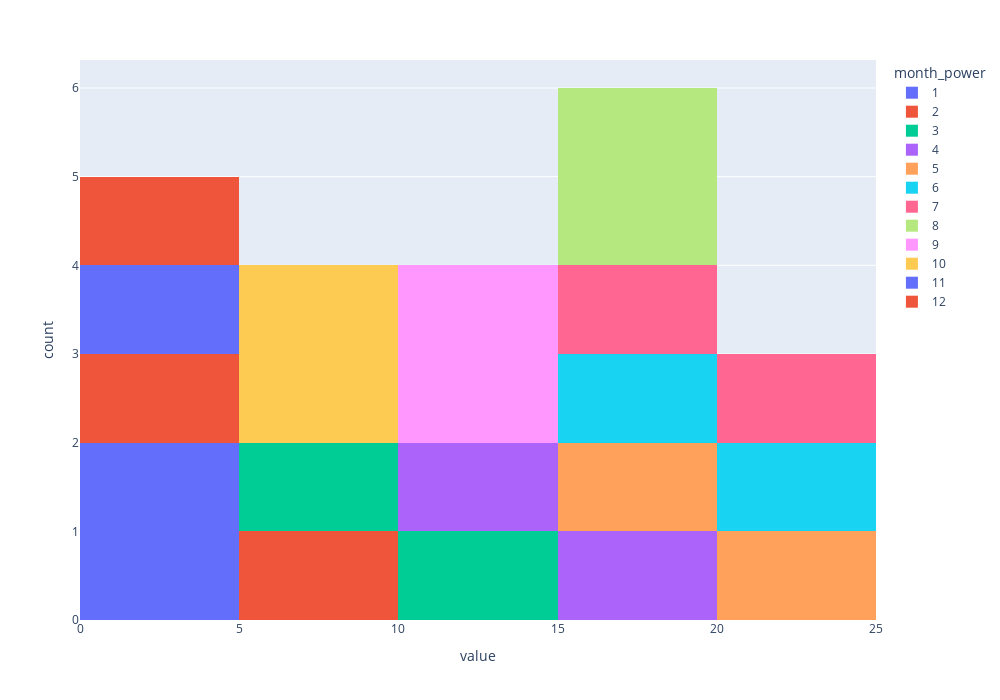

The cell this chart's notebook holds for it:
### Code cell
import plotly
import plotly.express as px


fig7 = px.histogram(
    pivot,
    height = 700,
    width = 1000,
)

fig7.show()

### Figure 1 — Plotly figure (JSON) as saved in the notebook; plotly's stock layout.template omitted (floating-point values rounded to 4 significant figures)
{"data": [{"alignmentgroup": "True", "bingroup": "x", "hovertemplate": "month_power=1<br>value=%{x}<br>count=%{y}<extra></extra>", "legendgroup": "1", "marker": {"color": "#636efa", "pattern": {"shape": ""}}, "name": "1", "offsetgroup": "1", "orientation": "v", "showlegend": true, "type": "histogram", "x": [3.233, 2.065], "xaxis": "x", "yaxis": "y"}, {"alignmentgroup": "True", "bingroup": "x", "hovertemplate": "month_power=2<br>value=%{x}<br>count=%{y}<extra></extra>", "legendgroup": "2", "marker": {"color": "#EF553B", "pattern": {"shape": ""}}, "name": "2", "offsetgroup": "2", "orientation": "v", "showlegend": true, "type": "histogram", "x": [3.714, 6.929], "xaxis": "x", "yaxis": "y"}, {"alignmentgroup": "True", "bingroup": "x", "hovertemplate": "month_power=3<br>value=%{x}<br>count=%{y}<extra></extra>", "legendgroup": "3", "marker": {"color": "#00cc96", "pattern": {"shape": ""}}, "name": "3", "offsetgroup": "3", "orientation": "v", "showlegend": true, "type": "histogram", "x": [10.77, 8.71], "xaxis": "x", "yaxis": "y"}, {"alignmentgroup": "True", "bingroup": "x", "hovertemplate": "month_power=4<br>value=%{x}<br>count=%{y}<extra></extra>", "legendgroup": "4", "marker": {"color": "#ab63fa", "pattern": {"shape": ""}}, "name": "4", "offsetgroup": "4", "orientation": "v", "showlegend": true, "type": "histogram", "x": [16.3, 14.63], "xaxis": "x", "yaxis": "y"}, {"alignmentgroup": "True", "bingroup": "x", "hovertemplate": "month_power=5<br>value=%{x}<br>count=%{y}<extra></extra>", "legendgroup": "5", "marker": {"color": "#FFA15A", "pattern": {"shape": ""}}, "name": "5", "offsetgroup": "5", "orientation": "v", "showlegend": true, "type": "histogram", "x": [19, 21.03], "xaxis": "x", "yaxis": "y"}, {"alignmentgroup": "True", "bingroup": "x", "hovertemplate": "month_power=6<br>value=%{x}<br>count=%{y}<extra></extra>", "legendgroup": "6", "marker": {"color": "#19d3f3", "pattern": {"shape": ""}}, "name": "6", "offsetgroup": "6", "orientation": "v", "showlegend": true, "type": "histogram", "x": [21.5, 18.77], "xaxis": "x", "yaxis": "y"}, {"alignmentgroup": "True", "bingroup": "x", "hovertemplate": "month_power=7<br>value=%{x}<br>count=%{y}<extra></extra>", "legendgroup": "7", "marker": {"color": "#FF6692", "pattern": {"shape": ""}}, "name": "7", "offsetgroup": "7", "orientation": "v", "showlegend": true, "type": "histogram", "x": [18.13, 22], "xaxis": "x", "yaxis": "y"}, {"alignmentgroup": "True", "bingroup": "x", "hovertemplate": "month_power=8<br>value=%{x}<br>count=%{y}<extra></extra>", "legendgroup": "8", "marker": {"color": "#B6E880", "pattern": {"shape": ""}}, "name": "8", "offsetgroup": "8", "orientation": "v", "showlegend": true, "type": "histogram", "x": [15.06, 17.1], "xaxis": "x", "yaxis": "y"}, {"alignmentgroup": "True", "bingroup": "x", "hovertemplate": "month_power=9<br>value=%{x}<br>count=%{y}<extra></extra>", "legendgroup": "9", "marker": {"color": "#FF97FF", "pattern": {"shape": ""}}, "name": "9", "offsetgroup": "9", "orientation": "v", "showlegend": true, "type": "histogram", "x": [11.53, 13.87], "xaxis": "x", "yaxis": "y"}, {"alignmentgroup": "True", "bingroup": "x", "hovertemplate": "month_power=10<br>value=%{x}<br>count=%{y}<extra></extra>", "legendgroup": "10", "marker": {"color": "#FECB52", "pattern": {"shape": ""}}, "name": "10", "offsetgroup": "10", "orientation": "v", "showlegend": true, "type": "histogram", "x": [6.419, 9], "xaxis": "x", "yaxis": "y"}, {"alignmentgroup": "True", "bingroup": "x", "hovertemplate": "month_power=11<br>value=%{x}<br>count=%{y}<extra></extra>", "legendgroup": "11", "marker": {"color": "#636efa", "pattern": {"shape": ""}}, "name": "11", "offsetgroup": "11", "orientation": "v", "showlegend": true, "type": "histogram", "x": [3.233, null], "xaxis": "x", "yaxis": "y"}, {"alignmentgroup": "True", "bingroup": "x", "hovertemplate": "month_power=12<br>value=%{x}<br>count=%{y}<extra></extra>", "legendgroup": "12", "marker": {"color": "#EF553B", "pattern": {"shape": ""}}, "name": "12", "offsetgroup": "12", "orientation": "v", "showlegend": true, "type": "histogram", "x": [1.161, null], "xaxis": "x", "yaxis": "y"}], "layout": {"barmode": "relative", "height": 700, "legend": {"title": {"text": "month_power"}, "tracegroupgap": 0}, "margin": {"t": 60}, "width": 1000, "xaxis": {"anchor": "y", "domain": [0, 1], "title": {"text": "value"}}, "yaxis": {"anchor": "x", "domain": [0, 1], "title": {"text": "count"}}}}
